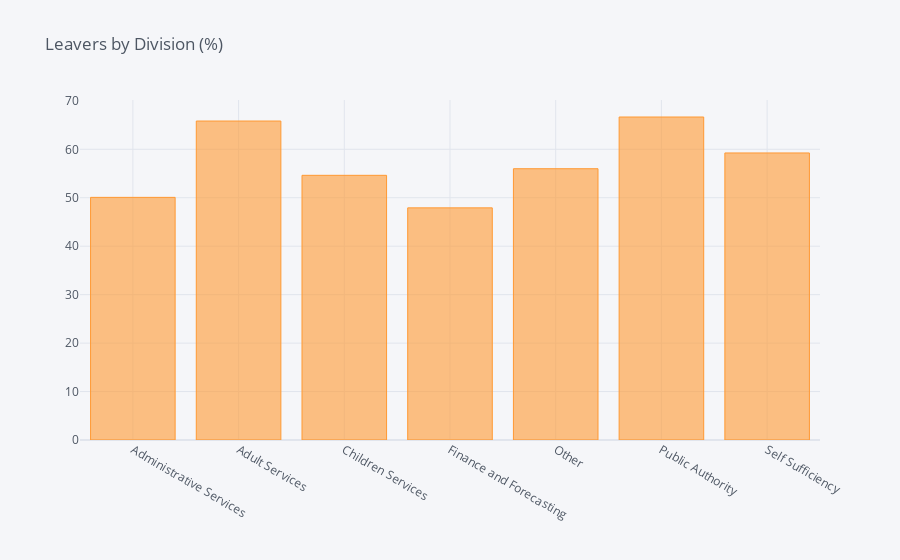

Here is the notebook cell this chart was saved with:
### Code cell
df_division = pd.DataFrame(columns=["division", "division_leavers"])
i=0
for field in list(df_age_nonnull['division'].unique()):
    ratio = df_age_nonnull[(df_age_nonnull['division']==field)&(df_age_nonnull['Attrition']==1)].shape[0] / df_age_nonnull[df_age_nonnull['division']==field].shape[0]
    df_division.loc[i] = (field, ratio*100)
    i += 1
    #print("In {}, the ratio of leavers is {:.2f}%".format(field, ratio*100))    
df_DF = df_division.groupby(by="division").sum()
df_DF.iplot(kind='bar',title='Leavers by Division (%)')

### Figure 1 — Plotly figure (JSON) as saved in the notebook; plotly's stock layout.template omitted (floating-point values rounded to 4 significant figures)
{"data": [{"marker": {"color": "rgba(255, 153, 51, 0.6)", "line": {"color": "rgba(255, 153, 51, 1.0)", "width": 1}}, "name": "division_leavers", "orientation": "v", "text": "", "type": "bar", "x": ["Administrative Services", "Adult Services", "Children Services", "Finance and Forecasting", "Other", "Public Authority", "Self Sufficiency"], "y": [50.08, 65.84, 54.63, 47.91, 55.99, 66.67, 59.24]}], "layout": {"legend": {"bgcolor": "#F5F6F9", "font": {"color": "#4D5663"}}, "paper_bgcolor": "#F5F6F9", "plot_bgcolor": "#F5F6F9", "title": {"font": {"color": "#4D5663"}, "text": "Leavers by Division (%)"}, "xaxis": {"gridcolor": "#E1E5ED", "showgrid": true, "tickfont": {"color": "#4D5663"}, "title": {"font": {"color": "#4D5663"}, "text": ""}, "zerolinecolor": "#E1E5ED"}, "yaxis": {"gridcolor": "#E1E5ED", "showgrid": true, "tickfont": {"color": "#4D5663"}, "title": {"font": {"color": "#4D5663"}, "text": ""}, "zerolinecolor": "#E1E5ED"}}}
